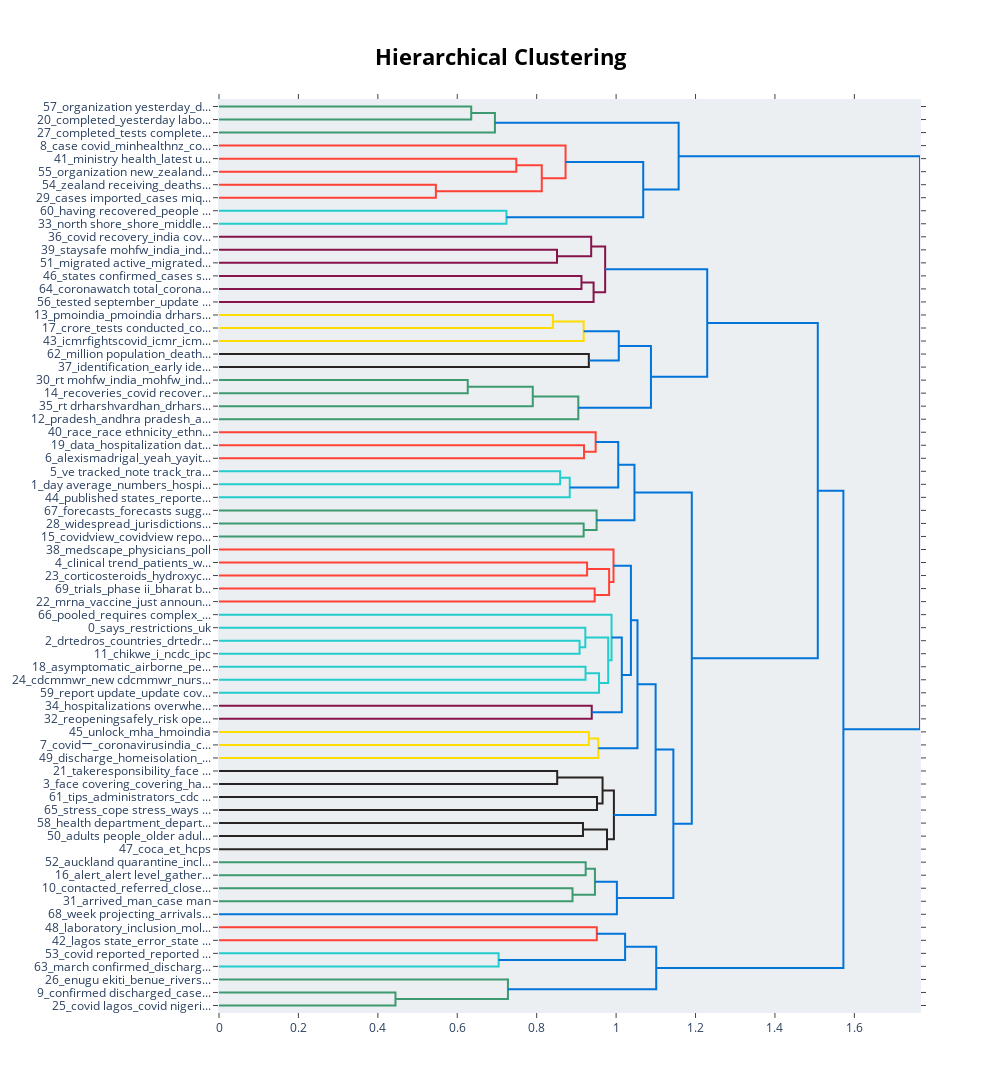

Here is the notebook cell this chart was saved with:
### Markdown cell above
In order to better visualize how topics relate to each other, the hierarchical visualization is ideal for this task and has hence been chosen by the team. This visualization shows the relationships between the topics in a hierarchical manner in a tree-like structure.

### Code cell
# hierarchical topic visualization
topic_model_real.visualize_hierarchy() #false for default labels

### Figure 1 — Plotly figure (JSON) as saved in the notebook; plotly's stock layout.template omitted (floating-point values rounded to 4 significant figures)
{"data": [{"hoverinfo": "text", "marker": {"color": "rgb(61,153,112)"}, "mode": "lines", "type": "scatter", "x": [0, 0.6351, 0.6351, 0], "xaxis": "x", "y": [-5, -5, -15, -15], "yaxis": "y"}, {"hoverinfo": "text", "marker": {"color": "rgb(61,153,112)"}, "mode": "lines", "type": "scatter", "x": [0.6351, 0.6948, 0.6948, 0], "xaxis": "x", "y": [-10, -10, -25, -25], "yaxis": "y"}, {"hoverinfo": "text", "marker": {"color": "rgb(255,65,54)"}, "mode": "lines", "type": "scatter", "x": [0, 0.7487, 0.7487, 0], "xaxis": "x", "y": [-45, -45, -55, -55], "yaxis": "y"}, {"hoverinfo": "text", "marker": {"color": "rgb(255,65,54)"}, "mode": "lines", "type": "scatter", "x": [0, 0.5462, 0.5462, 0], "xaxis": "x", "y": [-65, -65, -75, -75], "yaxis": "y"}, {"hoverinfo": "text", "marker": {"color": "rgb(255,65,54)"}, "mode": "lines", "type": "scatter", "x": [0.7487, 0.8129, 0.8129, 0.5462], "xaxis": "x", "y": [-50, -50, -70, -70], "yaxis": "y"}, {"hoverinfo": "text", "marker": {"color": "rgb(255,65,54)"}, "mode": "lines", "type": "scatter", "x": [0, 0.8728, 0.8728, 0.8129], "xaxis": "x", "y": [-35, -35, -60, -60], "yaxis": "y"}, {"hoverinfo": "text", "marker": {"color": "rgb(35,205,205)"}, "mode": "lines", "type": "scatter", "x": [0, 0.7239, 0.7239, 0], "xaxis": "x", "y": [-85, -85, -95, -95], "yaxis": "y"}, {"hoverinfo": "text", "marker": {"color": "rgb(0,116,217)"}, "mode": "lines", "type": "scatter", "x": [0.8728, 1.068, 1.068, 0.7239], "xaxis": "x", "y": [-47.5, -47.5, -90, -90], "yaxis": "y"}, {"hoverinfo": "text", "marker": {"color": "rgb(0,116,217)"}, "mode": "lines", "type": "scatter", "x": [0.6948, 1.157, 1.157, 1.068], "xaxis": "x", "y": [-17.5, -17.5, -68.75, -68.75], "yaxis": "y"}, {"hoverinfo": "text", "marker": {"color": "rgb(133,20,75)"}, "mode": "lines", "type": "scatter", "x": [0, 0.8512, 0.8512, 0], "xaxis": "x", "y": [-115, -115, -125, -125], "yaxis": "y"}, {"hoverinfo": "text", "marker": {"color": "rgb(133,20,75)"}, "mode": "lines", "type": "scatter", "x": [0, 0.9373, 0.9373, 0.8512], "xaxis": "x", "y": [-105, -105, -120, -120], "yaxis": "y"}, {"hoverinfo": "text", "marker": {"color": "rgb(133,20,75)"}, "mode": "lines", "type": "scatter", "x": [0, 0.9128, 0.9128, 0], "xaxis": "x", "y": [-135, -135, -145, -145], "yaxis": "y"}, {"hoverinfo": "text", "marker": {"color": "rgb(133,20,75)"}, "mode": "lines", "type": "scatter", "x": [0.9128, 0.9433, 0.9433, 0], "xaxis": "x", "y": [-140, -140, -155, -155], "yaxis": "y"}, {"hoverinfo": "text", "marker": {"color": "rgb(133,20,75)"}, "mode": "lines", "type": "scatter", "x": [0.9373, 0.9725, 0.9725, 0.9433], "xaxis": "x", "y": [-112.5, -112.5, -147.5, -147.5], "yaxis": "y"}, {"hoverinfo": "text", "marker": {"color": "rgb(255,220,0)"}, "mode": "lines", "type": "scatter", "x": [0, 0.8409, 0.8409, 0], "xaxis": "x", "y": [-165, -165, -175, -175], "yaxis": "y"}, {"hoverinfo": "text", "marker": {"color": "rgb(255,220,0)"}, "mode": "lines", "type": "scatter", "x": [0.8409, 0.9183, 0.9183, 0], "xaxis": "x", "y": [-170, -170, -185, -185], "yaxis": "y"}, {"hoverinfo": "text", "marker": {"color": "rgb(40,35,35)"}, "mode": "lines", "type": "scatter", "x": [0, 0.9313, 0.9313, 0], "xaxis": "x", "y": [-195, -195, -205, -205], "yaxis": "y"}, {"hoverinfo": "text", "marker": {"color": "rgb(0,116,217)"}, "mode": "lines", "type": "scatter", "x": [0.9183, 1.007, 1.007, 0.9313], "xaxis": "x", "y": [-177.5, -177.5, -200, -200], "yaxis": "y"}, {"hoverinfo": "text", "marker": {"color": "rgb(61,153,112)"}, "mode": "lines", "type": "scatter", "x": [0, 0.6264, 0.6264, 0], "xaxis": "x", "y": [-215, -215, -225, -225], "yaxis": "y"}, {"hoverinfo": "text", "marker": {"color": "rgb(61,153,112)"}, "mode": "lines", "type": "scatter", "x": [0.6264, 0.7902, 0.7902, 0], "xaxis": "x", "y": [-220, -220, -235, -235], "yaxis": "y"}, {"hoverinfo": "text", "marker": {"color": "rgb(61,153,112)"}, "mode": "lines", "type": "scatter", "x": [0.7902, 0.9048, 0.9048, 0], "xaxis": "x", "y": [-227.5, -227.5, -245, -245], "yaxis": "y"}, {"hoverinfo": "text", "marker": {"color": "rgb(0,116,217)"}, "mode": "lines", "type": "scatter", "x": [1.007, 1.088, 1.088, 0.9048], "xaxis": "x", "y": [-188.8, -188.8, -236.2, -236.2], "yaxis": "y"}, {"hoverinfo": "text", "marker": {"color": "rgb(0,116,217)"}, "mode": "lines", "type": "scatter", "x": [0.9725, 1.229, 1.229, 1.088], "xaxis": "x", "y": [-130, -130, -212.5, -212.5], "yaxis": "y"}, {"hoverinfo": "text", "marker": {"color": "rgb(255,65,54)"}, "mode": "lines", "type": "scatter", "x": [0, 0.9192, 0.9192, 0], "xaxis": "x", "y": [-265, -265, -275, -275], "yaxis": "y"}, {"hoverinfo": "text", "marker": {"color": "rgb(255,65,54)"}, "mode": "lines", "type": "scatter", "x": [0, 0.9485, 0.9485, 0.9192], "xaxis": "x", "y": [-255, -255, -270, -270], "yaxis": "y"}, {"hoverinfo": "text", "marker": {"color": "rgb(35,205,205)"}, "mode": "lines", "type": "scatter", "x": [0, 0.8591, 0.8591, 0], "xaxis": "x", "y": [-285, -285, -295, -295], "yaxis": "y"}, {"hoverinfo": "text", "marker": {"color": "rgb(35,205,205)"}, "mode": "lines", "type": "scatter", "x": [0.8591, 0.8833, 0.8833, 0], "xaxis": "x", "y": [-290, -290, -305, -305], "yaxis": "y"}, {"hoverinfo": "text", "marker": {"color": "rgb(0,116,217)"}, "mode": "lines", "type": "scatter", "x": [0.9485, 1.005, 1.005, 0.8833], "xaxis": "x", "y": [-262.5, -262.5, -297.5, -297.5], "yaxis": "y"}, {"hoverinfo": "text", "marker": {"color": "rgb(61,153,112)"}, "mode": "lines", "type": "scatter", "x": [0, 0.9183, 0.9183, 0], "xaxis": "x", "y": [-325, -325, -335, -335], "yaxis": "y"}, {"hoverinfo": "text", "marker": {"color": "rgb(61,153,112)"}, "mode": "lines", "type": "scatter", "x": [0, 0.9509, 0.9509, 0.9183], "xaxis": "x", "y": [-315, -315, -330, -330], "yaxis": "y"}, {"hoverinfo": "text", "marker": {"color": "rgb(0,116,217)"}, "mode": "lines", "type": "scatter", "x": [1.005, 1.046, 1.046, 0.9509], "xaxis": "x", "y": [-280, -280, -322.5, -322.5], "yaxis": "y"}, {"hoverinfo": "text", "marker": {"color": "rgb(255,65,54)"}, "mode": "lines", "type": "scatter", "x": [0, 0.927, 0.927, 0], "xaxis": "x", "y": [-355, -355, -365, -365], "yaxis": "y"}, {"hoverinfo": "text", "marker": {"color": "rgb(255,65,54)"}, "mode": "lines", "type": "scatter", "x": [0, 0.946, 0.946, 0], "xaxis": "x", "y": [-375, -375, -385, -385], "yaxis": "y"}, {"hoverinfo": "text", "marker": {"color": "rgb(255,65,54)"}, "mode": "lines", "type": "scatter", "x": [0.927, 0.9825, 0.9825, 0.946], "xaxis": "x", "y": [-360, -360, -380, -380], "yaxis": "y"}, {"hoverinfo": "text", "marker": {"color": "rgb(255,65,54)"}, "mode": "lines", "type": "scatter", "x": [0, 0.9935, 0.9935, 0.9825], "xaxis": "x", "y": [-345, -345, -370, -370], "yaxis": "y"}, {"hoverinfo": "text", "marker": {"color": "rgb(35,205,205)"}, "mode": "lines", "type": "scatter", "x": [0, 0.908, 0.908, 0], "xaxis": "x", "y": [-415, -415, -425, -425], "yaxis": "y"}, {"hoverinfo": "text", "marker": {"color": "rgb(35,205,205)"}, "mode": "lines", "type": "scatter", "x": [0, 0.9225, 0.9225, 0.908], "xaxis": "x", "y": [-405, -405, -420, -420], "yaxis": "y"}, {"hoverinfo": "text", "marker": {"color": "rgb(35,205,205)"}, "mode": "lines", "type": "scatter", "x": [0, 0.923, 0.923, 0], "xaxis": "x", "y": [-435, -435, -445, -445], "yaxis": "y"}, {"hoverinfo": "text", "marker": {"color": "rgb(35,205,205)"}, "mode": "lines", "type": "scatter", "x": [0.923, 0.957, 0.957, 0], "xaxis": "x", "y": [-440, -440, -455, -455], "yaxis": "y"}, {"hoverinfo": "text", "marker": {"color": "rgb(35,205,205)"}, "mode": "lines", "type": "scatter", "x": [0.9225, 0.9801, 0.9801, 0.957], "xaxis": "x", "y": [-412.5, -412.5, -447.5, -447.5], "yaxis": "y"}, {"hoverinfo": "text", "marker": {"color": "rgb(35,205,205)"}, "mode": "lines", "type": "scatter", "x": [0, 0.9885, 0.9885, 0.9801], "xaxis": "x", "y": [-395, -395, -430, -430], "yaxis": "y"}, {"hoverinfo": "text", "marker": {"color": "rgb(133,20,75)"}, "mode": "lines", "type": "scatter", "x": [0, 0.9387, 0.9387, 0], "xaxis": "x", "y": [-465, -465, -475, -475], "yaxis": "y"}, {"hoverinfo": "text", "marker": {"color": "rgb(0,116,217)"}, "mode": "lines", "type": "scatter", "x": [0.9885, 1.014, 1.014, 0.9387], "xaxis": "x", "y": [-412.5, -412.5, -470, -470], "yaxis": "y"}, {"hoverinfo": "text", "marker": {"color": "rgb(0,116,217)"}, "mode": "lines", "type": "scatter", "x": [0.9935, 1.037, 1.037, 1.014], "xaxis": "x", "y": [-357.5, -357.5, -441.2, -441.2], "yaxis": "y"}, {"hoverinfo": "text", "marker": {"color": "rgb(255,220,0)"}, "mode": "lines", "type": "scatter", "x": [0, 0.9314, 0.9314, 0], "xaxis": "x", "y": [-485, -485, -495, -495], "yaxis": "y"}, {"hoverinfo": "text", "marker": {"color": "rgb(255,220,0)"}, "mode": "lines", "type": "scatter", "x": [0.9314, 0.9551, 0.9551, 0], "xaxis": "x", "y": [-490, -490, -505, -505], "yaxis": "y"}, {"hoverinfo": "text", "marker": {"color": "rgb(0,116,217)"}, "mode": "lines", "type": "scatter", "x": [1.037, 1.054, 1.054, 0.9551], "xaxis": "x", "y": [-399.4, -399.4, -497.5, -497.5], "yaxis": "y"}, {"hoverinfo": "text", "marker": {"color": "rgb(40,35,35)"}, "mode": "lines", "type": "scatter", "x": [0, 0.8517, 0.8517, 0], "xaxis": "x", "y": [-515, -515, -525, -525], "yaxis": "y"}, {"hoverinfo": "text", "marker": {"color": "rgb(40,35,35)"}, "mode": "lines", "type": "scatter", "x": [0, 0.9519, 0.9519, 0], "xaxis": "x", "y": [-535, -535, -545, -545], "yaxis": "y"}, {"hoverinfo": "text", "marker": {"color": "rgb(40,35,35)"}, "mode": "lines", "type": "scatter", "x": [0.8517, 0.9659, 0.9659, 0.9519], "xaxis": "x", "y": [-520, -520, -540, -540], "yaxis": "y"}, {"hoverinfo": "text", "marker": {"color": "rgb(40,35,35)"}, "mode": "lines", "type": "scatter", "x": [0, 0.9166, 0.9166, 0], "xaxis": "x", "y": [-555, -555, -565, -565], "yaxis": "y"}, {"hoverinfo": "text", "marker": {"color": "rgb(40,35,35)"}, "mode": "lines", "type": "scatter", "x": [0.9166, 0.9771, 0.9771, 0], "xaxis": "x", "y": [-560, -560, -575, -575], "yaxis": "y"}, {"hoverinfo": "text", "marker": {"color": "rgb(40,35,35)"}, "mode": "lines", "type": "scatter", "x": [0.9659, 0.9945, 0.9945, 0.9771], "xaxis": "x", "y": [-530, -530, -567.5, -567.5], "yaxis": "y"}, {"hoverinfo": "text", "marker": {"color": "rgb(0,116,217)"}, "mode": "lines", "type": "scatter", "x": [1.054, 1.1, 1.1, 0.9945], "xaxis": "x", "y": [-448.4, -448.4, -548.8, -548.8], "yaxis": "y"}, {"hoverinfo": "text", "marker": {"color": "rgb(61,153,112)"}, "mode": "lines", "type": "scatter", "x": [0, 0.9234, 0.9234, 0], "xaxis": "x", "y": [-585, -585, -595, -595], "yaxis": "y"}, {"hoverinfo": "text", "marker": {"color": "rgb(61,153,112)"}, "mode": "lines", "type": "scatter", "x": [0, 0.8902, 0.8902, 0], "xaxis": "x", "y": [-605, -605, -615, -615], "yaxis": "y"}, {"hoverinfo": "text", "marker": {"color": "rgb(61,153,112)"}, "mode": "lines", "type": "scatter", "x": [0.9234, 0.9467, 0.9467, 0.8902], "xaxis": "x", "y": [-590, -590, -610, -610], "yaxis": "y"}, {"hoverinfo": "text", "marker": {"color": "rgb(0,116,217)"}, "mode": "lines", "type": "scatter", "x": [0.9467, 1.002, 1.002, 0], "xaxis": "x", "y": [-600, -600, -625, -625], "yaxis": "y"}, {"hoverinfo": "text", "marker": {"color": "rgb(0,116,217)"}, "mode": "lines", "type": "scatter", "x": [1.1, 1.144, 1.144, 1.002], "xaxis": "x", "y": [-498.6, -498.6, -612.5, -612.5], "yaxis": "y"}, {"hoverinfo": "text", "marker": {"color": "rgb(0,116,217)"}, "mode": "lines", "type": "scatter", "x": [1.046, 1.191, 1.191, 1.144], "xaxis": "x", "y": [-301.2, -301.2, -555.5, -555.5], "yaxis": "y"}, {"hoverinfo": "text", "marker": {"color": "rgb(0,116,217)"}, "mode": "lines", "type": "scatter", "x": [1.229, 1.508, 1.508, 1.191], "xaxis": "x", "y": [-171.2, -171.2, -428.4, -428.4], "yaxis": "y"}, {"hoverinfo": "text", "marker": {"color": "rgb(255,65,54)"}, "mode": "lines", "type": "scatter", "x": [0, 0.9514, 0.9514, 0], "xaxis": "x", "y": [-635, -635, -645, -645], "yaxis": "y"}, {"hoverinfo": "text", "marker": {"color": "rgb(35,205,205)"}, "mode": "lines", "type": "scatter", "x": [0, 0.7042, 0.7042, 0], "xaxis": "x", "y": [-655, -655, -665, -665], "yaxis": "y"}, {"hoverinfo": "text", "marker": {"color": "rgb(0,116,217)"}, "mode": "lines", "type": "scatter", "x": [0.9514, 1.023, 1.023, 0.7042], "xaxis": "x", "y": [-640, -640, -660, -660], "yaxis": "y"}, {"hoverinfo": "text", "marker": {"color": "rgb(61,153,112)"}, "mode": "lines", "type": "scatter", "x": [0, 0.4444, 0.4444, 0], "xaxis": "x", "y": [-685, -685, -695, -695], "yaxis": "y"}, {"hoverinfo": "text", "marker": {"color": "rgb(61,153,112)"}, "mode": "lines", "type": "scatter", "x": [0, 0.7277, 0.7277, 0.4444], "xaxis": "x", "y": [-675, -675, -690, -690], "yaxis": "y"}, {"hoverinfo": "text", "marker": {"color": "rgb(0,116,217)"}, "mode": "lines", "type": "scatter", "x": [1.023, 1.101, 1.101, 0.7277], "xaxis": "x", "y": [-650, -650, -682.5, -682.5], "yaxis": "y"}, {"hoverinfo": "text", "marker": {"color": "rgb(0,116,217)"}, "mode": "lines", "type": "scatter", "x": [1.508, 1.572, 1.572, 1.101], "xaxis": "x", "y": [-299.8, -299.8, -666.2, -666.2], "yaxis": "y"}, {"hoverinfo": "text", "marker": {"color": "rgb(0,116,217)"}, "mode": "lines", "type": "scatter", "x": [1.157, 1.765, 1.765, 1.572], "xaxis": "x", "y": [-43.12, -43.12, -483.0, -483.0], "yaxis": "y"}], "layout": {"autosize": false, "height": 1250, "hoverlabel": {"bgcolor": "white", "font": {"family": "Rockwell", "size": 16}}, "hovermode": "closest", "plot_bgcolor": "#ECEFF1", "showlegend": false, "title": {"font": {"color": "Black", "size": 22}, "text": "<b>Hierarchical Clustering</b>", "x": 0.5, "xanchor": "center", "yanchor": "top"}, "width": 1000, "xaxis": {"mirror": "allticks", "rangemode": "tozero", "showgrid": false, "showline": true, "showticklabels": true, "ticks": "outside", "type": "linear", "zeroline": false}, "yaxis": {"mirror": "allticks", "range": [-700, 0], "rangemode": "tozero", "showgrid": false, "showline": true, "showticklabels": true, "tickmode": "array", "ticks": "outside", "ticktext": ["57_organization yesterday_d...", "20_completed_yesterday labo...", "27_completed_tests complete...", "8_case covid_minhealthnz_co...", "41_ministry health_latest u...", "55_organization new_zealand...", "54_zealand receiving_deaths...", "29_cases imported_cases miq...", "60_having recovered_people ...", "33_north shore_shore_middle...", "36_covid recovery_india cov...", "39_staysafe mohfw_india_ind...", "51_migrated active_migrated...", "46_states confirmed_cases s...", "64_coronawatch total_corona...", "56_tested september_update ...", "13_pmoindia_pmoindia drhars...", "17_crore_tests conducted_co...", "43_icmrfightscovid_icmr_icm...", "62_million population_death...", "37_identification_early ide...", "30_rt mohfw_india_mohfw_ind...", "14_recoveries_covid recover...", "35_rt drharshvardhan_drhars...", "12_pradesh_andhra pradesh_a...", "40_race_race ethnicity_ethn...", "19_data_hospitalization dat...", "6_alexismadrigal_yeah_yayit...", "5_ve tracked_note track_tra...", "1_day average_numbers_hospi...", "44_published states_reporte...", "67_forecasts_forecasts sugg...", "28_widespread_jurisdictions...", "15_covidview_covidview repo...", "38_medscape_physicians_poll", "4_clinical trend_patients_w...", "23_corticosteroids_hydroxyc...", "69_trials_phase ii_bharat b...", "22_mrna_vaccine_just announ...", "66_pooled_requires complex_...", "0_says_restrictions_uk", "2_drtedros_countries_drtedr...", "11_chikwe_i_ncdc_ipc", "18_asymptomatic_airborne_pe...", "24_cdcmmwr_new cdcmmwr_nurs...", "59_report update_update cov...", "34_hospitalizations overwhe...", "32_reopeningsafely_risk ope...", "45_unlock_mha_hmoindia", "7_covidー_coronavirusindia_c...", "49_discharge_homeisolation_...", "21_takeresponsibility_face ...", "3_face covering_covering_ha...", "61_tips_administrators_cdc ...", "65_stress_cope stress_ways ...", "58_health department_depart...", "50_adults people_older adul...", "47_coca_et_hcps", "52_auckland quarantine_incl...", "16_alert_alert level_gather...", "10_contacted_referred_close...", "31_arrived_man_case man", "68_week projecting_arrivals...", "48_laboratory_inclusion_mol...", "42_lagos state_error_state ...", "53_covid reported_reported ...", "63_march confirmed_discharg...", "26_enugu ekiti_benue_rivers...", "9_confirmed discharged_case...", "25_covid lagos_covid nigeri..."], "tickvals": [-5, -15, -25, -35, -45, -55, -65, -75, -85, -95, -105, -115, -125, -135, -145, -155, -165, -175, -185, -195, -205, -215, -225, -235, -245, -255, -265, -275, -285, -295, -305, -315, -325, -335, -345, -355, -365, -375, -385, -395, -405, -415, -425, -435, -445, -455, -465, -475, -485, -495, -505, -515, -525, -535, -545, -555, -565, -575, -585, -595, -605, -615, -625, -635, -645, -655, -665, -675, -685, -695], "type": "linear", "zeroline": false}}}
